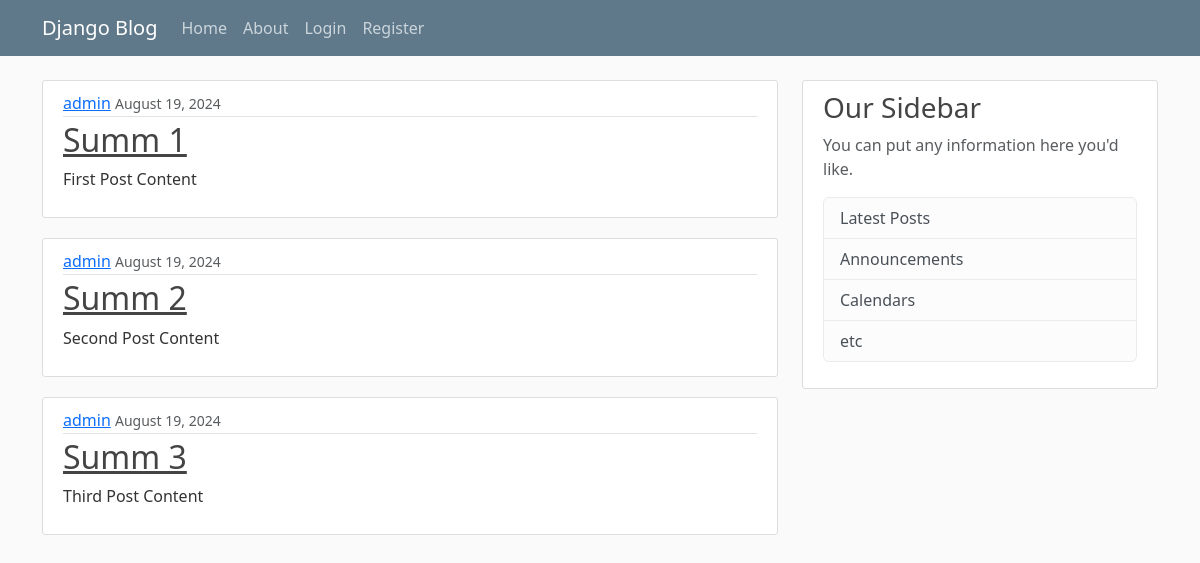
The page / on the database its author committed.
### summ/models.py (models this page shows, shortened)
class Post(models.Model):
    title = models.CharField(max_length=100)
    content = models.TextField()
    date_posted = models.DateTimeField(default=timezone.now)
    author = models.ForeignKey(User, on_delete=models.CASCADE)

### summ/views.py (the view)
# urls.py: 2. Add a URL to urlpatterns:  path('', views.home, name='home')
def home(request):
    context = {
        'posts': Post.objects.all()
    }
    return render(request, 'summ/home.html', context)

### summ/templates/summ/home.html
{% extends "summ/base.html" %}
{% block content %}
    {% for post in posts %}
        <article class="media content-section">
            <div class="media-body">
                <div class="article-metadata">
                    <a class="mr-2" href="#">{{ post.author }}</a>
                    <small class="text-muted">{{ post.date_posted|date:"F d, Y" }}</small>
                </div>
                <h2><a class="article-title" href="#">{{ post.title }}</a></h2>
                <p class="article-content">{{ post.content }}</p>
            </div>
        </article>
    {% endfor %}
{% endblock content %}

### summ/templates/summ/base.html (shortened to what this page needs)
{% load static %}
<!DOCTYPE html>
<html>
<head>
    <link href="https://cdn.jsdelivr.net/npm/bootstrap@5.3.3/dist/css/bootstrap.min.css" rel="stylesheet">
    <link rel="stylesheet" type="text/css" href="{% static 'summ/main.css' %}">
</head>
<body>
    <header class="site-header">
        <nav class="navbar navbar-expand-md navbar-dark bg-steel fixed-top">
            <div class="container">
                <a class="navbar-brand mr-4" href="/">Django Blog</a>
                <div class="collapse navbar-collapse" id="navbarToggle">
                    <div class="navbar-nav mr-auto">
                        <a class="nav-item nav-link" href="/">Home</a>
                        <a class="nav-item nav-link" href="/about">About</a>
                    </div>
                    <div class="navbar-nav">
                        {% if user.is_authenticated %}
                            <a class="nav-item nav-link" href="{% url 'profile' %}">Profile</a>
                            <form action="/logout/" method="post">
                                {% csrf_token %}
                                <button type="submit" class="nav-item nav-link">Logout</button>
                            </form>
                        {% else %}
                            <a class="nav-item nav-link" href="{% url 'login' %}">Login</a>
                            <a class="nav-item nav-link" href="{% url 'register' %}">Register</a>
                        {% endif %}
                    </div>
                </div>
            </div>
        </nav>
    </header>
    <main role="main" class="container">
        <div class="row">
            <div class="col-md-8">
                {% block content %}{% endblock %}
            </div>
            <div class="col-md-4">
                <div class="content-section">
                    <h3>Our Sidebar</h3>
                    <p class='text-muted'>You can put any information here you'd like.
                    <ul class="list-group">
                        <li class="list-group-item list-group-item-light">Latest Posts</li>
                        <li class="list-group-item list-group-item-light">Announcements</li>
                        <li class="list-group-item list-group-item-light">Calendars</li>
                        <li class="list-group-item list-group-item-light">etc</li>
                    </ul>
                    </p>
                </div>
            </div>
        </div>
    </main>
</body>
</html>

### summ/static/summ/main.css (style rules this page uses)
body { background: #fafafa; color: #333333; margin-top: 5rem; }
h1, h2, h3, h4, h5, h6 { color: #444444; }
ul { margin: 0; }
.bg-steel { background-color: #5f788a; }
.site-header .navbar-nav .nav-link { color: #cbd5db; }
.content-section { background: #ffffff; padding: 10px 20px; border: 1px solid #dddddd; border-radius: 3px; margin-bottom: 20px; }
.article-title { color: #444444; }
.article-content { white-space: pre-line; }
.article-metadata { padding-bottom: 1px; margin-bottom: 4px; border-bottom: 1px solid #e3e3e3 }

### rows shown on the page
Post: author "admin", date_posted "August 19, 2024", title "Summ 1", content "First Post Content"
Post: author "admin", date_posted "August 19, 2024", title "Summ 2", content "Second Post Content"
Post: author "admin", date_posted "August 19, 2024", title "Summ 3", content "Third Post Content"
